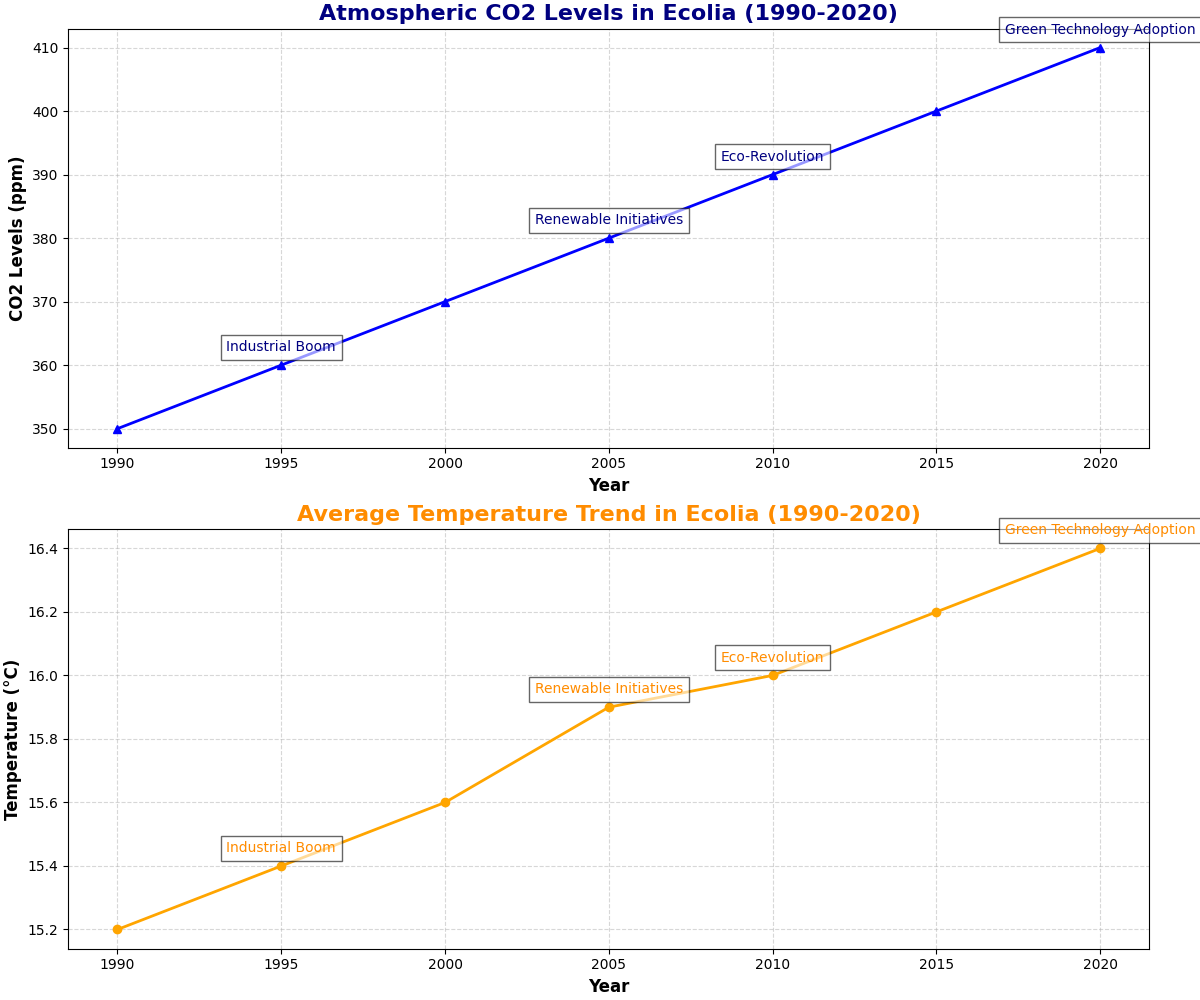

Source code (Python):
import matplotlib.pyplot as plt
import numpy as np

years = np.array([1990, 1995, 2000, 2005, 2010, 2015, 2020])
avg_temperature = np.array([15.2, 15.4, 15.6, 15.9, 16.0, 16.2, 16.4])
co2_levels = np.array([350, 360, 370, 380, 390, 400, 410])

fig, axs = plt.subplots(2, 1, figsize=(12, 10), constrained_layout=True)

# CO2 Levels Trend
axs[0].plot(years, co2_levels, color='blue', marker='^', linestyle='-', linewidth=2)
axs[0].set_title('Atmospheric CO2 Levels in Ecolia (1990-2020)', fontsize=16, fontweight='bold', color='navy')
axs[0].set_xlabel('Year', fontsize=12, fontweight='bold')
axs[0].set_ylabel('CO2 Levels (ppm)', fontsize=12, fontweight='bold')
axs[0].grid(True, linestyle='--', alpha=0.5)

# Temperature Trend
axs[1].plot(years, avg_temperature, color='orange', marker='o', linestyle='-', linewidth=2)
axs[1].set_title('Average Temperature Trend in Ecolia (1990-2020)', fontsize=16, fontweight='bold', color='darkorange')
axs[1].set_xlabel('Year', fontsize=12, fontweight='bold')
axs[1].set_ylabel('Temperature (°C)', fontsize=12, fontweight='bold')
axs[1].grid(True, linestyle='--', alpha=0.5)

annotations = ['Industrial Boom', 'Renewable Initiatives', 'Eco-Revolution', 'Green Technology Adoption']
annotation_years = [1995, 2005, 2010, 2020]
annotation_temps = avg_temperature[[1, 3, 4, 6]]
annotation_co2 = co2_levels[[1, 3, 4, 6]]

for i, text in enumerate(annotations):
    axs[0].annotate(text, (annotation_years[i], annotation_co2[i]), textcoords="offset points", xytext=(0,10), ha='center', color='navy', fontsize=10, bbox=dict(facecolor='white', alpha=0.6))
    axs[1].annotate(text, (annotation_years[i], annotation_temps[i]), textcoords="offset points", xytext=(0,10), ha='center', color='darkorange', fontsize=10, bbox=dict(facecolor='white', alpha=0.6))

plt.show()
